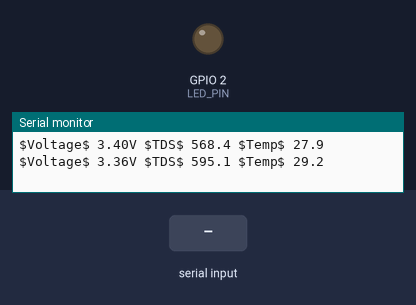
Bench run of a sketch on a simulated ESP32. Parts: output pins drawn as LEDs (lit = HIGH), the last lines printed to the serial monitor. Dashed ring = blinking. The inputs (shaded band) are chosen by the test bench.

Above: at 2.7 s.
2.8 s: "led on\n" received over Serial
At 3.1 s:
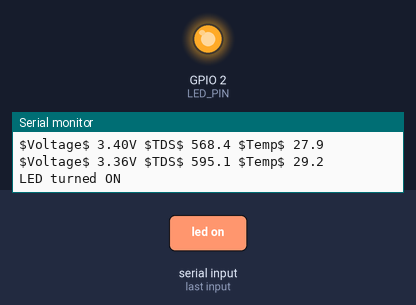
5.8 s: "led off\n" received over Serial
At 7.3 s:
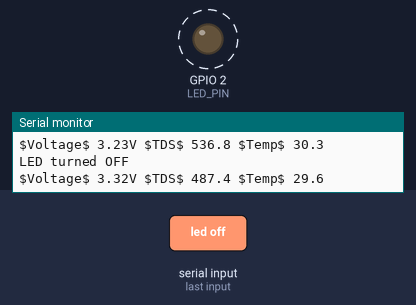
8.8 s: "csv\n" received over Serial
Timing chart, 0 to 17.8 s (numbered marks = the images above; inputs shaded):
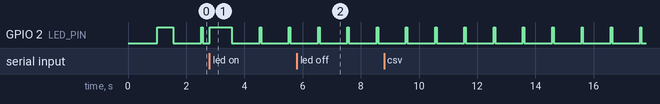

Measured:
- by itself, GPIO 2 (LED_PIN): alternates HIGH for 0.05 s and LOW for 0.96 s

The sketch:

esp32_graph_test.ino
```cpp
/*
 * ESP32 Graph Test Sketch for UniFlash IDE
 * This sketch sends test data in the exact format expected by UniFlash graphs
 *
 * Data Format: $Voltage$ 3.3V $TDS$ 500 $Temp$ 25.5
 *
 * This is a simple test to verify that ESP32 data appears in graphs and Excel
 */

// Pin definitions
const int LED_PIN = 2;         // Built-in LED for status

// Test data simulation
float testVoltage = 3.3;
float testTDS = 500.0;
float testTemp = 25.5;

// Timing
const unsigned long SEND_INTERVAL = 1000; // Send data every 1 second
unsigned long lastSendTime = 0;
unsigned long startTime = 0;

void setup() {
  // Initialize serial communication
  Serial.begin(115200);
  delay(1000);

  Serial.println("ESP32 Graph Test Sketch Starting...");
  Serial.println("Data format: $Voltage$ X.XV $TDS$ XXX $Temp$ XX.X");
  Serial.println("This will send test data every second for graph testing");

  // Initialize LED pin
  pinMode(LED_PIN, OUTPUT);

  // Initial LED state
  digitalWrite(LED_PIN, HIGH);
  delay(500);
  digitalWrite(LED_PIN, LOW);

  startTime = millis();
  Serial.println("Setup complete. Starting test data transmission...");
}

void loop() {
  unsigned long currentTime = millis();

  // Send data at regular intervals
  if (currentTime - lastSendTime >= SEND_INTERVAL) {
    // Simulate changing values
    testVoltage = 3.3 + (sin(currentTime / 1000.0) * 0.1); // Vary between 3.2-3.4V
    testTDS = 500.0 + (sin(currentTime / 2000.0) * 100);   // Vary between 400-600 ppm
    testTemp = 25.5 + (sin(currentTime / 3000.0) * 5);     // Vary between 20.5-30.5°C

    // Send data in UniFlash-compatible format
    Serial.printf("$Voltage$ %.2fV $TDS$ %.1f $Temp$ %.1f\n",
                  testVoltage, testTDS, testTemp);

    // Blink LED to indicate data transmission
    digitalWrite(LED_PIN, HIGH);
    delay(50);
    digitalWrite(LED_PIN, LOW);

    lastSendTime = currentTime;
  }

  // Handle serial commands
  if (Serial.available()) {
    String command = Serial.readStringUntil('\n');
    command.trim();
    command.toLowerCase();

    if (command == "led on") {
      digitalWrite(LED_PIN, HIGH);
      Serial.println("LED turned ON");
    }
    else if (command == "led off") {
      digitalWrite(LED_PIN, LOW);
      Serial.println("LED turned OFF");
    }
    else if (command == "read") {
      // Send immediate reading
      Serial.printf("$Voltage$ %.2fV $TDS$ %.1f $Temp$ %.1f\n",
                    testVoltage, testTDS, testTemp);
    }
    else if (command == "csv") {
      // Send data in CSV format
      Serial.printf("%.2f,%.1f,%.1f\n", testVoltage, testTDS, testTemp);
    }
    else if (command == "status") {
      Serial.println("ESP32 Graph Test Status:");
      Serial.printf("Uptime: %lu seconds\n", (currentTime - startTime) / 1000);
      Serial.printf("Current values: V=%.2fV, TDS=%.1f, Temp=%.1f°C\n",
                    testVoltage, testTDS, testTemp);
      Serial.printf("Data format: $Voltage$ %.2fV $TDS$ %.1f $Temp$ %.1f\n",
                    testVoltage, testTDS, testTemp);
    }
    else if (command == "help") {
      Serial.println("Available commands:");
      Serial.println("  'led on' - Turn LED on");
      Serial.println("  'led off' - Turn LED off");
      Serial.println("  'read' - Send immediate sensor reading");
      Serial.println("  'csv' - Send data in CSV format");
      Serial.println("  'status' - Show current status");
      Serial.println("  'help' - Show this help");
    }
    else if (command.length() > 0) {
      Serial.printf("Unknown command: '%s'\n", command.c_str());
      Serial.println("Type 'help' for available commands");
    }
  }

  delay(10); // Small delay to prevent watchdog issues
} 
```
